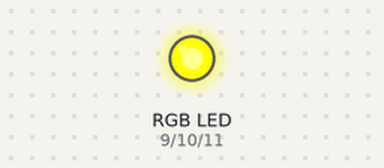
A sketch run on a simulated Arduino Uno, built with avr-gcc and run on an emulated ATmega328P. Shown: an RGB LED mixed from three pins (HIGH = lit).

Above: at 0.05 s.
At 3.0 s:
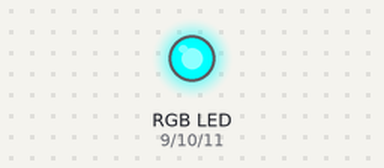
At 6.0 s:
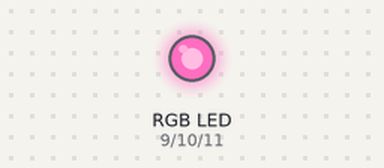
Timing chart, 0 to 7.8 s (numbered marks = the images above):
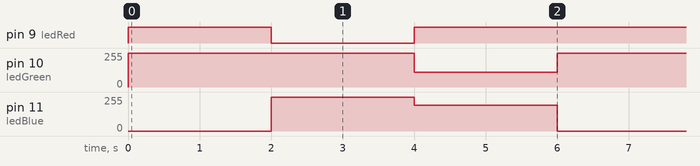

The sketch:

led_RGB_PWM.ino
```cpp
int ledRed = 9; //PWM
int ledGreen = 10; //PWM
int ledBlue = 11; //PWM
int retardo = 2000;

void setup() {
  pinMode(ledBlue, OUTPUT);
  pinMode(ledGreen, OUTPUT);
  pinMode(ledRed, OUTPUT);
}

void loop() {
  myColor(255, 255, 0); //amarillo
  delay(retardo);

  myColor(0, 255, 255); //celeste
  delay(retardo);

  myColor(255, 110, 192); //rosado
  delay(retardo);
}

void myColor(int red, int green, int blue) {
  analogWrite(ledRed, red);
  analogWrite(ledGreen, green);
  analogWrite(ledBlue, blue);
}
```

Measured:
- by itself, pin 9 (ledRed): repeats every 6.0 s: LOW 2.0 s, HIGH 4.0 s
- by itself, pin 10 (ledGreen): alternates 255/255 for 4.0 s and 110/255 for 2.0 s
- by itself, pin 11 (ledBlue): repeats every 6.0 s: 192/255 2.0 s, 0/255 2.0 s, 255/255 2.0 s
